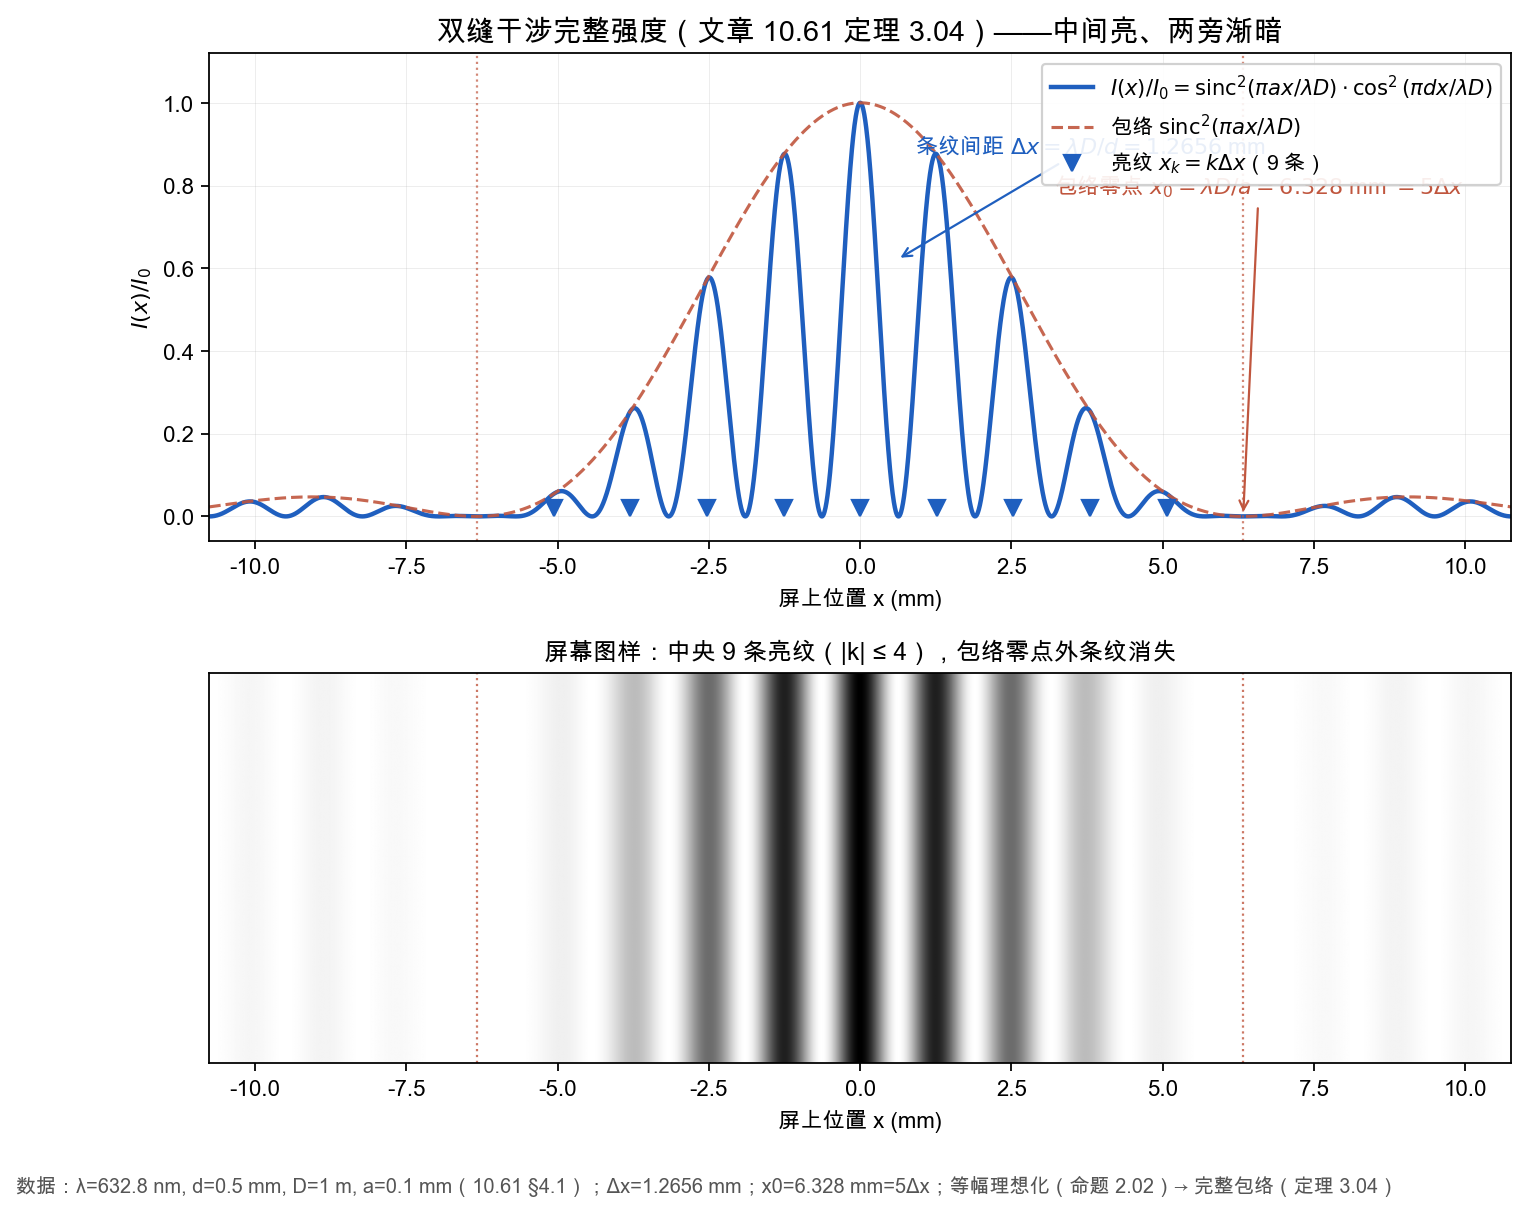

Here is the Python script that generated this plot:
# -*- coding: utf-8 -*-
"""双缝干涉完整图（文章10.61 定理3.04：sinc² 包络 × cos² 干涉项）
参数全部来自文章 10.61 §4：λ=632.8nm, d=0.5mm, D=1m, a=0.1mm(示意)
I(x) = I0 * sinc²(πax/λD) * cos²(πdx/λD)   (定理 10.61.3.04)
包络第一零点 x0 = λD/a = 6.328 mm = 5Δx；中央包络内 9 条亮纹 (推论 10.61.3.05)
"""
import numpy as np
import matplotlib
matplotlib.use('Agg')
import matplotlib.pyplot as plt
from matplotlib import rcParams

rcParams['font.sans-serif'] = ['PingFang SC', 'Heiti SC', 'Arial Unicode MS', 'DejaVu Sans']
rcParams['axes.unicode_minus'] = False
rcParams['mathtext.fontset'] = 'dejavusans'

# ---- 文章数据（10.61 §4.1）----
lam = 632.8e-9      # m，He-Ne
d   = 0.5e-3        # m，缝间距
D   = 1.0           # m，屏距
a   = 0.1e-3        # m，缝宽（文章未锚定，示意值，推论 3.05 示例）
dx  = lam * D / d   # 条纹间距 = 1.2656e-3 m
x0  = lam * D / a   # 包络第一零点 = 6.328e-3 m

# ---- 强度公式（定理 10.61.3.04）----
x = np.linspace(-8.5 * dx, 8.5 * dx, 4000)
u = np.pi * a * x / (lam * D)          # 包络自变量
v = np.pi * d * x / (lam * D)          # 干涉自变量
sinc = np.where(np.abs(u) > 1e-12, np.sin(u) / u, 1.0)
I = sinc**2 * np.cos(v)**2             # I/I0 完整强度
env = sinc**2                          # 包络

# ---- 亮纹位置（推论 3.05：|k| < d/a = 5 ⟹ k = 0,±1,...,±4 共 9 条）----
ks = np.arange(-4, 5)
xk = ks * dx

fig = plt.figure(figsize=(10.5, 8.2), facecolor='white')
gs = fig.add_gridspec(2, 1, height_ratios=[1.25, 1.0], hspace=0.30)

# ---- 上图：强度曲线 ----
ax1 = fig.add_subplot(gs[0])
ax1.plot(x * 1e3, I, '-', color='#1f5fbf', lw=2.0, label=r'$I(x)/I_0 = \mathrm{sinc}^2(\pi a x/\lambda D)\cdot\cos^2(\pi d x/\lambda D)$')
ax1.plot(x * 1e3, env, '--', color='#c0563e', lw=1.4, alpha=0.9, label=r'包络 $\mathrm{sinc}^2(\pi a x/\lambda D)$')
ax1.axvline(x0 * 1e3, color='#c0563e', lw=1.0, ls=':', alpha=0.7)
ax1.axvline(-x0 * 1e3, color='#c0563e', lw=1.0, ls=':', alpha=0.7)
ax1.plot(xk * 1e3, np.full_like(xk, 0.02), 'v', color='#1f5fbf', ms=7, label=r'亮纹 $x_k = k\Delta x$（9 条）')
ax1.annotate(r'包络零点 $x_0 = \lambda D/a = 6.328$ mm $= 5\Delta x$',
             xy=(x0 * 1e3, 0.0), xytext=(3.2, 0.78),
             arrowprops=dict(arrowstyle='->', color='#c0563e', lw=1.0), color='#c0563e', fontsize=10)
ax1.annotate(r'条纹间距 $\Delta x = \lambda D/d = 1.2656$ mm',
             xy=(0.6, 0.62), xytext=(0.9, 0.88),
             arrowprops=dict(arrowstyle='->', color='#1f5fbf', lw=1.0), color='#1f5fbf', fontsize=10)
ax1.set_xlim(-8.5 * dx * 1e3, 8.5 * dx * 1e3)
ax1.set_ylim(-0.06, 1.12)
ax1.set_xlabel('屏上位置 x (mm)')
ax1.set_ylabel(r'$I(x)/I_0$')
ax1.set_title('双缝干涉完整强度（文章 10.61 定理 3.04）——中间亮、两旁渐暗', fontsize=13)
ax1.legend(loc='upper right', fontsize=9.5, framealpha=0.9)
ax1.grid(alpha=0.25, lw=0.4)

# ---- 下图：屏幕灰度图样（完整公式）----
ax2 = fig.add_subplot(gs[1])
# 模拟屏幕：y 方向展开条纹，x 方向为屏上位置
X, Y = np.meshgrid(x, np.linspace(0, 1, 160))
u2 = np.pi * a * X / (lam * D)
v2 = np.pi * d * X / (lam * D)
sinc2 = np.where(np.abs(u2) > 1e-12, np.sin(u2) / u2, 1.0)
I2 = sinc2**2 * np.cos(v2)**2
ax2.imshow(I2, extent=[x[0] * 1e3, x[-1] * 1e3, 0, 1], aspect='auto', cmap='gray_r', vmin=0, vmax=1)
ax2.axvline(x0 * 1e3, color='#c0563e', lw=1.0, ls=':', alpha=0.8)
ax2.axvline(-x0 * 1e3, color='#c0563e', lw=1.0, ls=':', alpha=0.8)
ax2.set_xlim(-8.5 * dx * 1e3, 8.5 * dx * 1e3)
ax2.set_yticks([])
ax2.set_xlabel('屏上位置 x (mm)')
ax2.set_title('屏幕图样：中央 9 条亮纹（|k| ≤ 4），包络零点外条纹消失', fontsize=11)

fig.text(0.01, 0.012,
         '数据：λ=632.8 nm, d=0.5 mm, D=1 m, a=0.1 mm（10.61 §4.1）；'
         'Δx=1.2656 mm；x0=6.328 mm=5Δx；等幅理想化（命题 2.02）→ 完整包络（定理 3.04）',
         fontsize=9, color='#555555')

fig.savefig('output/double_slit_10.61_full.png', dpi=160, bbox_inches='tight')
print('saved: output/double_slit_10.61_full.png')
print(f'dx  = {dx*1e3:.10f} mm  (文章精确值 1.2656)')
print(f'x0  = {x0*1e3:.10f} mm  (= 5*dx, 精确)')
print(f'x0/dx = {x0/dx:.10f}')
print(f'I(0)/I0   = {I[np.argmin(np.abs(x))]:.6f}')
print(f'I(x0)/I0  = {I[np.argmin(np.abs(x - x0))]:.6f}  (包络零点, 应为 0)')
